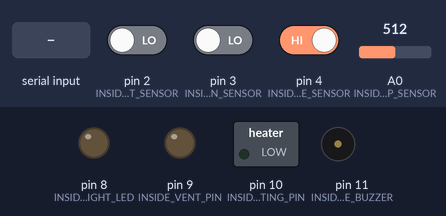
Simulated run of this sketch. Board: Arduino Uno, built with avr-gcc and run on an emulated ATmega328P. On the bench: switched loads named in the sketch (green lamp = pin HIGH), output pins drawn as LEDs (lit = HIGH), buzzer (waves = sounding, pin HIGH). The inputs (shaded band) are chosen by the test bench; at power-on: pin 2 (INSIDE_LIGHT_SENSOR) LOW, pin 3 (INSIDE_MOTION_SENSOR) LOW, pin 4 (INSIDE_FLAME_SENSOR) HIGH, A0 (INSIDE_TEMP_SENSOR) = 512. What the sketch prints to the serial monitor is not drawn.

Above: at 1.2 s.
1.3 s: "1" received over Serial
At 1.9 s:
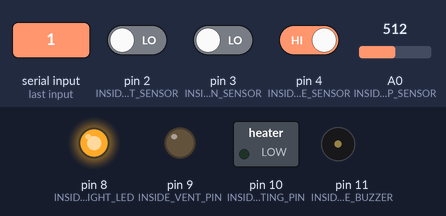
2.8 s: "3" received over Serial
At 3.1 s:
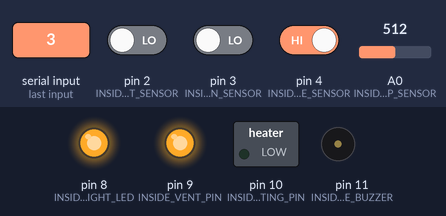
4.3 s: "2" received over Serial
At 5.4 s:
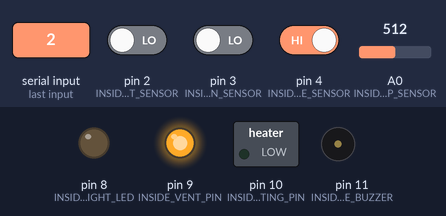
5.8 s: "5" received over Serial
At 6.5 s:
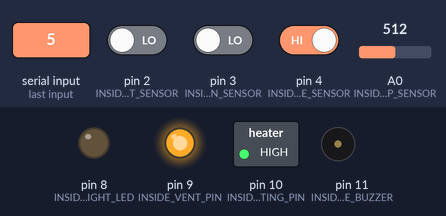
7.3 s: "4" received over Serial
At 7.7 s:
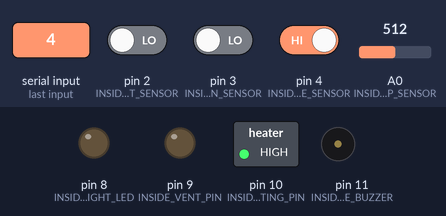
8.8 s: "7" received over Serial
At 10.0 s:
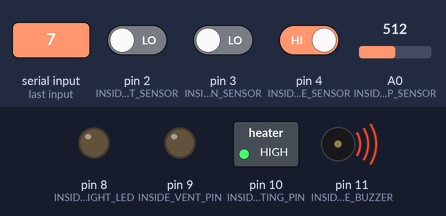
Timing chart, 0 to 11.3 s (numbered marks = the images above; inputs shaded):
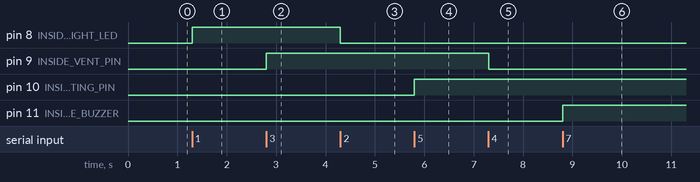

The sketch:

Microcontroler2InsideHouse.ino
```cpp
#include "CommonDefines.h"

DIGITAL motionSensorVal =  0;
DIGITAL lightSensorValue = 0;
DIGITAL flameSensorValue = 0;
int tempSensorValue;
int previousTempValue = 0 ;

bool lightSensorCurrentState  = false;
bool lightSensorPreviousState = false;

bool motionSensorCurrentState  = false;
bool motionSensorPreviousState = false;

bool flameSensorCurrentState  = false;
bool flameSensorPreviousstate = false;


char incomingByte = 0;

void setup()
{
  pinMode(INSIDE_LIGHT_SENSOR,  INPUT); // define pin as Input  sensor
  pinMode(INSIDE_MOTION_SENSOR, INPUT);
  pinMode(INSIDE_FLAME_SENSOR,  INPUT);

  pinMode(INSIDE_LIGHT_LED,     OUTPUT);    // declare led pin as output
  pinMode(INSIDE_VENT_PIN,      OUTPUT);
  pinMode(INSIDE_HEATING_PIN,   OUTPUT);
  pinMode(INSIDE_FLAME_BUZZER,  OUTPUT);

  Serial.begin(9600); // Default communication rate of the Bluetooth module
}

void loop()
{
  //////////////////// READ SENSOR VALUES ///////////////////////
  lightSensorValue = digitalRead(INSIDE_LIGHT_SENSOR);// read the sensor
  motionSensorVal  = digitalRead(INSIDE_MOTION_SENSOR);  // read input value
  flameSensorValue = digitalRead(INSIDE_FLAME_SENSOR);

  tempSensorValue  = analogRead(INSIDE_TEMP_SENSOR);

  //////////////////// SEND SENSOR STATE THROUGH SERIAL ///////////////////////
  handleTempSensor(tempSensorValue);
  handleLightSensor(lightSensorValue);
  handleFlameSensor(flameSensorValue);

  //////////////////// CHECK FOR SERIAL EVENTS ///////////////////////
  handleSerialEvent();
}

void handleSerialEvent()
{
    if (Serial.available())
  {
    incomingByte = Serial.read();
    switch (incomingByte)
    {
      case '1':
        {
          digitalWrite(INSIDE_LIGHT_LED, HIGH);
        }
        break;

      case '2':
        {
          digitalWrite(INSIDE_LIGHT_LED, LOW);
        }
        break;

      case '3':
        {
          digitalWrite(INSIDE_VENT_PIN, HIGH);
        }
        break;

      case '4':
        {
          digitalWrite(INSIDE_VENT_PIN, LOW);
        }
        break;

      case '5':
        {
          digitalWrite(INSIDE_HEATING_PIN, HIGH);
        }
        break;
      case '6':
        {
          digitalWrite(INSIDE_HEATING_PIN, LOW);
        }
        break;

      case '7':
        {
          digitalWrite(INSIDE_FLAME_BUZZER, HIGH);
        }
        break;

      case '8':
        {
          digitalWrite(INSIDE_FLAME_BUZZER, LOW);
        }
        break;

      default:
        break;
    }
  }
}

void handleMotionSensor(DIGITAL value)
{
  if (value == HIGH)
  {
    motionSensorCurrentState = true;
    if (motionSensorPreviousState != motionSensorCurrentState)
    {
      Serial.println(I_MOTION_SENSOR_ON);
    }

  }
  else
  {
    motionSensorCurrentState = false;
    if (motionSensorPreviousState != motionSensorCurrentState)
    {
      Serial.println(I_MOTION_SENSOR_OFF);
    }
  }
  motionSensorPreviousState = motionSensorCurrentState;
}

void handleLightSensor(DIGITAL value)
{
  if (value == HIGH)
  {
    lightSensorCurrentState = true;
    if (lightSensorPreviousState != lightSensorCurrentState)
    {
      Serial.println(I_LIGHT_SENSOR_HIGH);
    }
  }
  else
  {
    lightSensorCurrentState = false;
    if (lightSensorPreviousState != lightSensorCurrentState)
    {
      Serial.println(I_LIGHT_SENSOR_LOW);
    }
  }
  lightSensorPreviousState = lightSensorCurrentState;
}

void handleFlameSensor(DIGITAL value)
{
  if (value == HIGH)
  {
      flameSensorCurrentState = true;
    if (flameSensorPreviousstate != flameSensorCurrentState)
    {
      Serial.println(I_FLAME_SENSOR_HIGH);
    }
  }
  else
  {
    flameSensorCurrentState = false;
    if (flameSensorPreviousstate != flameSensorCurrentState)
    {
      Serial.println(I_FLAME_SENSOR_LOW);
    }
  }
  flameSensorPreviousstate = flameSensorCurrentState;
}

void handleTempSensor(int value)
{
  double Temp;
  Temp = log(((10240000/value) - 10000));
  Temp = 1 / (0.001129148 + (0.000234125 + (0.0000000876741 * Temp * Temp ))* Temp );
  Temp = Temp - 273.15;// Convert Kelvin to Celcius
  int intTemp = (int) Temp;
  if(previousTempValue != intTemp)
  {
    Serial.print("I_TEMP_SESOR_VAL");
    Serial.println(intTemp);
    previousTempValue = intTemp;
  }
}
```

CommonDefines.h
```cpp
#ifndef _COMMONDEFINES_H    // Put these two lines at the top of your file.
#define _COMMONDEFINES_H    // (Use a suitable name, usually based on the file name.)

#define INSIDE_TEMP_SENSOR   0 //Temperature sensor from inside the house Analo 0 pin
#define INSIDE_LIGHT_SENSOR  2 //Light sensor from inside the house
#define INSIDE_MOTION_SENSOR 3 //Motion sensor from inside the house
#define INSIDE_FLAME_SENSOR  4 //Flame sensor from inside the house
#define INSIDE_LIGHT_LED     8 //Led triggered by the sensor from inside the house
#define INSIDE_VENT_PIN      9
#define INSIDE_HEATING_PIN   10
#define INSIDE_FLAME_BUZZER  11

#define I_MOTION_SENSOR_ON  "I_MOTION_SENSORON"
#define I_MOTION_SENSOR_OFF "I_MOTION_SENSORFF"
#define I_LIGHT_SENSOR_HIGH "I_LIGHT_SENSOR_HIGH"
#define I_LIGHT_SENSOR_LOW  "I_LIGHT_SENSOR_LOW"
#define I_FLAME_SENSOR_HIGH "I_FLAME_SENSOR_HIGH"
#define I_FLAME_SENSOR_LOW  "I_FLAME_SENSOR_LOW"

//CUSTOM TYPES
typedef int DIGITAL;

#endif  _COMMONDEFINES_H    // Put this line at the end of your file.
```

Measured:
- after the input at 1.3 s, pin 8 (INSIDE_LIGHT_LED): LOW → HIGH at once
- after the input at 2.8 s, pin 9 (INSIDE_VENT_PIN): LOW → HIGH at once
- after the input at 4.3 s, pin 8 (INSIDE_LIGHT_LED): HIGH → LOW at once
- after the input at 5.8 s, pin 10 (INSIDE_HEATING_PIN): LOW → HIGH at once
- after the input at 7.3 s, pin 9 (INSIDE_VENT_PIN): HIGH → LOW at once
- after the input at 8.8 s, pin 11 (INSIDE_FLAME_BUZZER): LOW → HIGH at once
